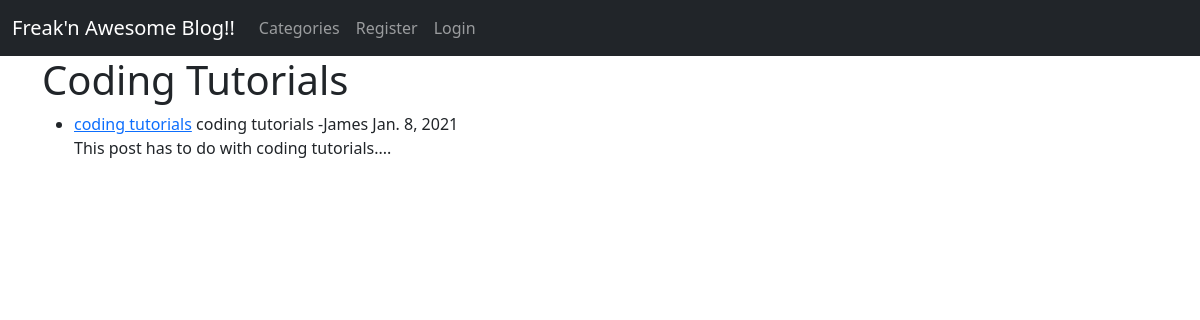
The app's page /category_body/coding-tutorials, older data.
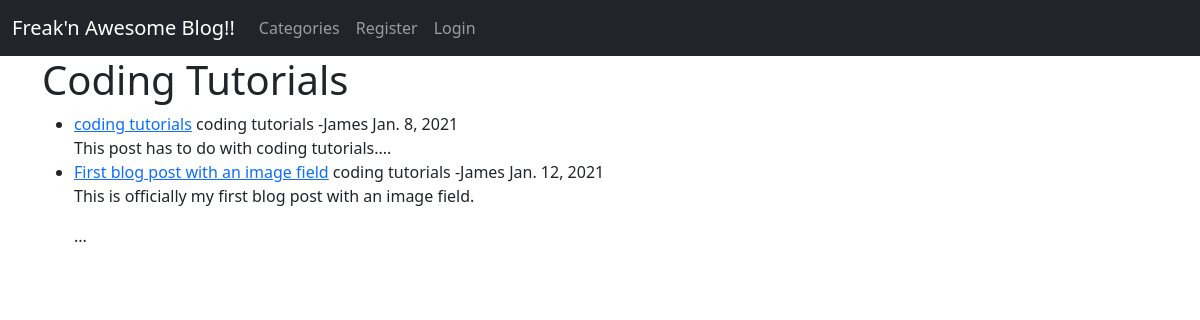
The same page, newer data.
### theblog/models.py (models this page shows, shortened)
class Post(models.Model):
    title = models.CharField(max_length=255)
    author = models.ForeignKey(User, on_delete=models.CASCADE)
    body = RichTextField()
    title_tag = models.CharField(max_length=255, null=True, blank=True)
    date_time = models.DateTimeField(auto_now_add=True, null=True, blank=True)
    category = models.CharField(max_length=255, default= '')
    likes = models.ManyToManyField(User, related_name='blogpost_like')
    snippet = models.CharField(max_length=255, default='click the link to read the full post...')
    images = models.ImageField(null= True, blank= True, upload_to='images/')

### theblog/views.py (the view)
# urls.py: path('category_body/<str:cats>', CategoryView, name= 'category_body'),
def CategoryView(request, cats):
    category_post = Post.objects.filter(category=cats.replace('-', ' '))
    context = {'cats':cats.title().replace('-',' '), 'category_post': category_post}
    return render(request, 'category.html', context )

### theblog/templates/category.html (shortened to what this page needs)
{% extends 'base.html' %}
 {% block content %}
{% if category_post %}
<h1>{{ cats }}</h1>
<ul>
    {% for post in category_post %}
       <li><a href="{% url 'article-detail' post.pk %}">{{ post.title }}</a> {{post.category}}
           -{{ post.author }}  {{post.date_time.date}}</li>
           {{ post.body|slice:'200'|safe }}...
    {% endfor %}
</ul>
{% else %}
   Sorry this page does not exist....
{% endif %}
 {% endblock %}

Row changes from the older to the newer data that the page shows:
added Post: title "First blog post with an image field", category "coding tutorials", author "James", date_time "Jan. 12, 2021", body "This is officially my first blog post with an image field."
